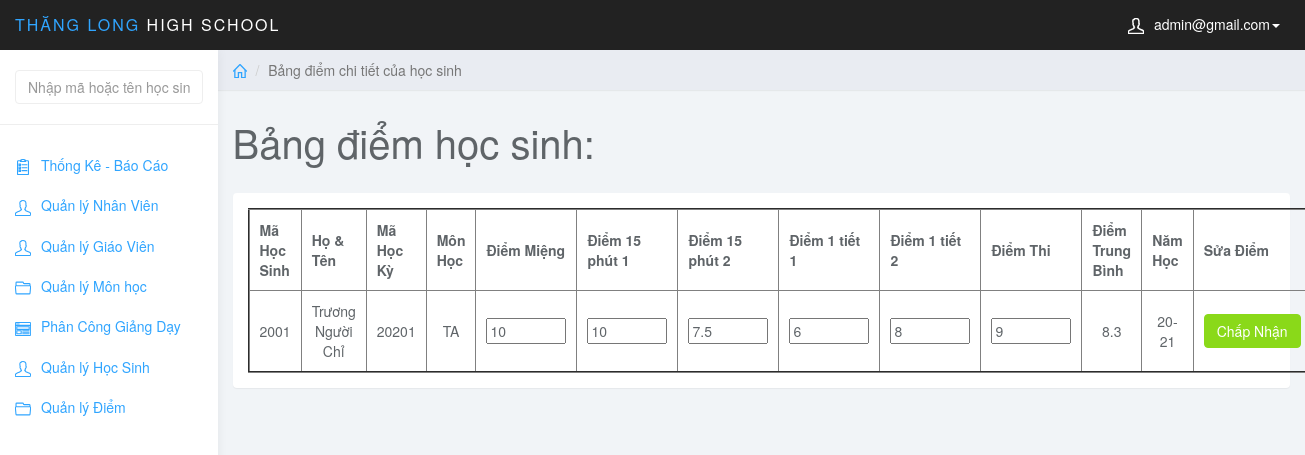
Screenshot of /admin/index.php?page=edit_diem_hs&id_hs=2001&id_mon=TA&MaHocKy=20201 (signed in) with the database file from the repository.
### tables this page shows
CREATE TABLE `diem` (
  `MaDiem` int(6) NOT NULL AUTO_INCREMENT,
  `MaHocKy` varchar(5) NOT NULL,
  `MaMonHoc` varchar(5) NOT NULL,
  `MaHS` int(6) NOT NULL,
  `MaLopHoc` varchar(10) NOT NULL,
  `DiemMieng` varchar(5) NOT NULL,
  `Diem15Phut1` varchar(5) NOT NULL,
  `Diem15Phut2` varchar(5) NOT NULL,
  `Diem1Tiet1` varchar(5) NOT NULL,
  `Diem1Tiet2` varchar(5) NOT NULL,
  `DiemThi` varchar(5) NOT NULL,
  `DiemTB` float NOT NULL,
  PRIMARY KEY (`MaDiem`),
  KEY `fk_diem_mahk` (`MaHocKy`),
  KEY `fk_diem_monhoc` (`MaMonHoc`),
  KEY `fk_diem_hocsinh` (`MaHS`),
  KEY `MaLopHoc` (`MaLopHoc`),
  CONSTRAINT `diem_ibfk_1` FOREIGN KEY (`MaLopHoc`) REFERENCES `lophoc` (`MaLopHoc`),
  CONSTRAINT `fk_diem_hocsinh` FOREIGN KEY (`MaHS`) REFERENCES `hocsinh` (`MaHS`),
  CONSTRAINT `fk_diem_mahk` FOREIGN KEY (`MaHocKy`) REFERENCES `hocky` (`MaHocKy`),
  CONSTRAINT `fk_diem_monhoc` FOREIGN KEY (`MaMonHoc`) REFERENCES `monhoc` (`MaMonHoc`)
);

CREATE TABLE `hocsinh` (
  `MaHS` int(6) NOT NULL,
  `MaLopHoc` varchar(10) NOT NULL,
  `TenHS` varchar(50) NOT NULL,
  `GioiTinh` varchar(5) NOT NULL,
  `NgaySinh` date NOT NULL,
  `NoiSinh` varchar(50) NOT NULL,
  `DanToc` varchar(10) NOT NULL,
  `HoTenCha` varchar(50) NOT NULL,
  `HoTenMe` varchar(50) NOT NULL,
  PRIMARY KEY (`MaHS`),
  KEY `fk_hs_lh` (`MaLopHoc`),
  CONSTRAINT `fk_hs_lh` FOREIGN KEY (`MaLopHoc`) REFERENCES `lophoc` (`MaLopHoc`)
);

CREATE TABLE `hocky` (
  `MaHocKy` varchar(5) NOT NULL,
  `TenHocKy` varchar(20) NOT NULL,
  `HeSoHK` int(1) NOT NULL,
  `NamHoc` char(10) NOT NULL,
  PRIMARY KEY (`MaHocKy`),
  KEY `NamHoc` (`NamHoc`)
);

### admin/edit_diem_hs.php (the view, shortened to what this page needs)
<?php
$stu_id = $_GET['id_hs'];
$id_mon = $_GET['id_mon'];
$sql_view = "SELECT * FROM hocsinh JOIN diem ON hocsinh.MaHS = diem.MaHS JOIN hocky ON diem.MaHocKy = hocky.MaHocKy WHERE hocsinh.MaHS = '$stu_id' AND diem.MaMonHoc = '$id_mon'";
$query_view = mysqli_query($conn, $sql_view);
?>
<div class="col-sm-9 col-sm-offset-3 col-lg-10 col-lg-offset-2 main">
    <div class="row">
        <ol class="breadcrumb">
            <li><a href="index.php"><svg class="glyph stroked home">
                        <use xlink:href="#stroked-home"></use>
                    </svg></a></li>
            <li class="active">Bảng điểm chi tiết của học sinh</li>
        </ol>
    </div>
    <div class="row">
        <div class="col-lg-12">
            <h1 class="page-header">Bảng điểm học sinh:</h1>
        </div>
    </div>
    <div class="row">
        <div class="col-lg-12">
            <div class="panel panel-default">
                <div class="panel-body">
                    <table border="2px" width="100%" style="text-align: center;">
                        <thead>
                            <tr>
                                <th data-field="id" data-sortable="true">Mã Học Sinh</th>
                                <th data-field="name" data-sortable="true">Họ & Tên</th>
                                <th data-sortable="true">Mã Học Kỳ</th>
                                <th data-sortable="true">Môn Học</th>
                                <th data-sortable="true">Điểm Miệng</th>
                                <th data-sortable="true">Điểm 15 phút 1</th>
                                <th data-sortable="true">Điểm 15 phút 2</th>
                                <th data-sortable="true">Điểm 1 tiết 1</th>
                                <th data-sortable="true">Điểm 1 tiết 2</th>
                                <th data-sortable="true">Điểm Thi</th>
                                <th data-sortable="true">Điểm Trung Bình</th>
                                <th data-sortable="true">Năm Học</th>
                                <th>Sửa Điểm</th>
                            </tr>
                        </thead>
                        <tbody>
                            <?php
                            $row_view = mysqli_fetch_assoc($query_view)
                            ?>
                            <tr>
                                <form method="post">
                                    <td><?php echo $row_view['MaHS']; ?></td>
                                    <td><?php echo $row_view['TenHS']; ?></td>
                                    <td><?php echo $row_view['MaHocKy']; ?></td>
                                    <td><?php echo $row_view['MaMonHoc']; ?></td>
                                    <td class="form-group"><input style="width: 80px;" type="text" name="DiemMieng"
                                            value="<?php echo $row_view['DiemMieng']; ?>"></td>
                                    <td class="form-group"><input style="width: 80px;" type="text" name="Diem15Phut1"
                                            value="<?php echo $row_view['Diem15Phut1']; ?>"></td>
                                    <td class="form-group"><input style="width: 80px;" type="text" name="Diem15Phut2"
                                            value="<?php echo $row_view['Diem15Phut2']; ?>"></td>
                                    <td class="form-group"><input style="width: 80px;" type="text" name="Diem1Tiet1"
                                            value="<?php echo $row_view['Diem1Tiet1']; ?>"></td>
                                    <td class="form-group"><input style="width: 80px;" type="text" name="Diem1Tiet2"
                                            value="<?php echo $row_view['Diem1Tiet2']; ?>"></td>
                                    <td class="form-group"><input style="width: 80px;" type="text" name="DiemThi"
                                            value="<?php echo $row_view['DiemThi']; ?>"></td>
                                    <?php
                                    if (!empty($row_view['DiemMieng']) && !empty($row_view['Diem15Phut1']) && !empty($row_view['Diem15Phut2']) && !empty($row_view['Diem1Tiet1']) && !empty($row_view['Diem1Tiet2']) && !empty($row_view['DiemThi'])) {
                                        $diemTBMon = round(($row_view['DiemMieng'] + $row_view['Diem15Phut1'] + $row_view['Diem15Phut2'] + $row_view['Diem1Tiet1'] * 2 + $row_view['Diem1Tiet2'] * 2 + $row_view['DiemThi'] * 3) / 10, 1);
                                    } else {
                                        $diemTBMon = '---';
                                    }
                                    ?>
                                    <td><?php echo $diemTBMon; ?></td>
                                    <td><?php echo $row_view['NamHoc']; ?></td>
                                    <td class="form-group">
                                        <button type="submit" name="sbm" class="btn btn-success">Chấp Nhận</button>
                                    </td>
                                </form>
                            </tr>
                        </tbody>
                    </table>
                </div>
            </div>
        </div>
    </div>
</div>

### admin/css/styles.css (style rules this page uses)
body { background: #f1f4f7; padding-top: 50px; color: #5f6468; }
a, a:hover, a:focus { color: #30a5ff; }
h1, h2, h3, h4, h5, h6 { color: #5f6468; }
h1 { font-weight: 300; font-size: 40px; }
.btn-success, .btn-success:hover, .btn-success:focus, .btn-success:active, .btn-success.active, .open > .dropdown-toggle.btn-success, .btn-success.disabled, .btn-success[disabled], fieldset[disabled] .btn-success, .btn-success.disabled:hover, .btn-success[disabled]:hover, fieldset[disabled] .btn-success:hover, .btn-success.disabled:focus, .btn-success[disabled]:focus, fieldset[disabled] .btn-success:focus, .btn-success.disabled:active, .btn-success[disabled]:active, fieldset[disabled] .btn-success:active, .btn-success.disabled.active, .btn-success[disabled].active, fieldset[disabled] .btn-success.active { background-color: #8ad919; border-color: #8ad919; }
.panel { border: 0; }
.breadcrumb { border-radius: 0; padding: 10px 15px; background: #e9ecf2; box-shadow: 0 1px 1px rgba(0, 0, 0, .05); margin: 0 ; }
h1.page-header { margin-top: 30px; border-bottom: 0; }
.breadcrumb .glyph { height: 14px; width: 14px; margin: -2px 0 0 0; stroke-width: 4px; }
table th,td { padding: 10px; }

### rows the page displays
diem: MaHS "2001", MaMonHoc "TA", DiemMieng "10", Diem15Phut1 "10", Diem15Phut2 "7.5", Diem1Tiet1 "6", Diem1Tiet2 "8", DiemThi "9", diemTBMon "8.3"
hocsinh: TenHS "Trương Người Chỉ"
hocky: MaHocKy "20201", NamHoc "20-21"

### other values shown
$_SESSION['mail_user'] "admin@gmail.com"
